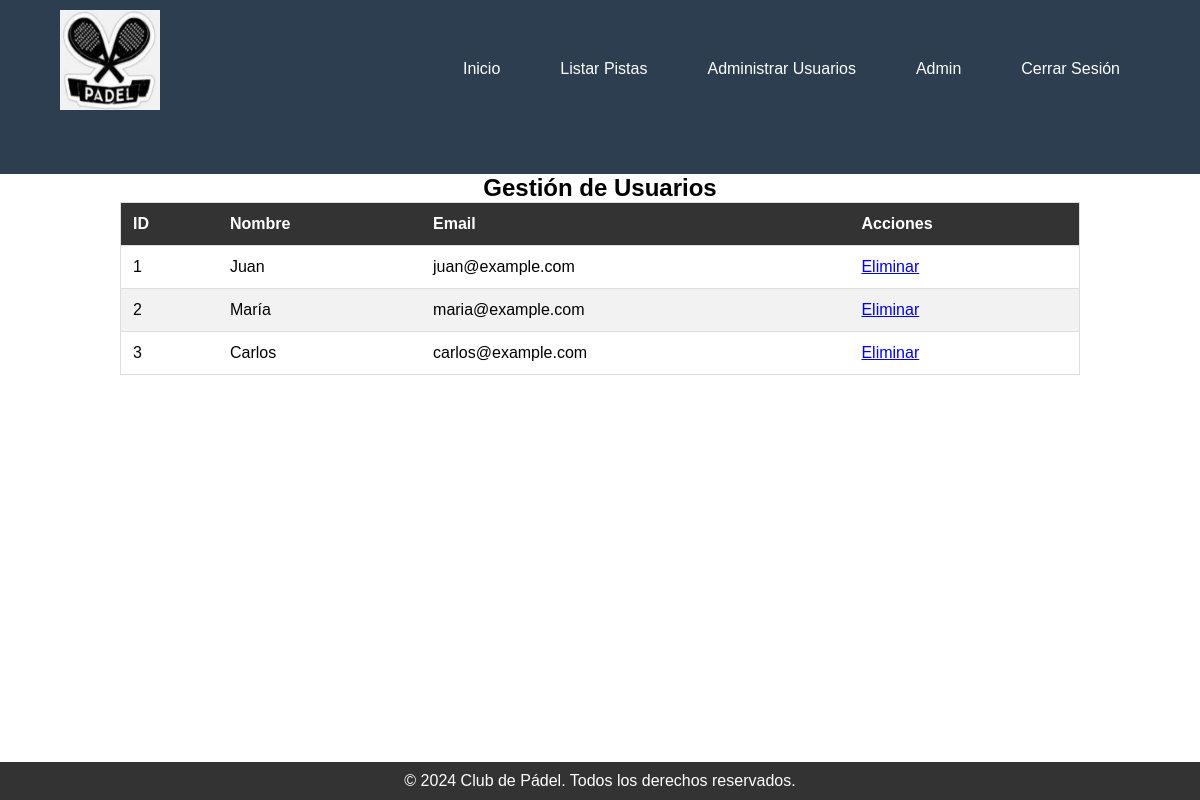
The page /gestionUsuarios.php (signed in) on the database its author committed.
### tables this page shows
CREATE TABLE Usuario (
    id_usuario INT PRIMARY KEY AUTO_INCREMENT,
    nombre VARCHAR(50),
    apellido VARCHAR(50),
    correo VARCHAR(100),
    contrasena VARCHAR(100)
);

### gestionUsuarios.php (the view, shortened to what this page needs)
<?php
include 'config.php';
?>
<!DOCTYPE html>
<html lang="es">
<head>
    <link rel="stylesheet" href="style.css">
</head>
<body>
    <header>
        <div class="container">
            <div class="logo"><img class="logoImagen" src="./img/logo.png" alt="Logo del club"></div>
            <nav>
                <ul>
                    <li><a href="indexAdmin.php">Inicio</a></li>
                    <?php if (isset($_SESSION['loggedin']) && $_SESSION['loggedin'] === true): ?>
                        <li><a href="listarPistas.php">Listar Pistas</a></li>
                        <li><a href="gestionUsuarios.php">Administrar Usuarios</a></li>
                        <li><a href="#"><?php echo htmlspecialchars($_SESSION['nombre']); ?></a></li>
                        <li><a href="logout.php">Cerrar Sesión</a></li>
                    <?php else: ?>
                        <li><a href="iniciarSesion.php">Iniciar Sesión</a></li>
                    <?php endif; ?>
                </ul>
            </nav>
        </div>
    </header>
    <main>
        <section class="container">
            <h1>Gestión de Usuarios</h1>
            <table>
                <thead>
                    <tr>
                        <th>ID</th>
                        <th>Nombre</th>
                        <th>Email</th>
                        <th>Acciones</th>
                    </tr>
                </thead>
                <tbody>
                    <?php
                    $query = "SELECT id_usuario, nombre, correo FROM Usuario";
                    $result = $conn->query($query);
                    if ($result) {
                        if ($result->num_rows > 0) {
                            while ($row = $result->fetch_assoc()) {
                                echo "<tr>";
                                echo "<td>" . htmlspecialchars($row['id_usuario']) . "</td>";
                                echo "<td>" . htmlspecialchars($row['nombre']) . "</td>";
                                echo "<td>" . htmlspecialchars($row['correo']) . "</td>";
                                echo "<td>";
                                echo '<a href="eliminar.php?id=' . htmlspecialchars($row['id_usuario']) . '" onclick="return confirm(\'¿Estás seguro de que deseas eliminar este usuario?\')">Eliminar</a>';
                                echo "</td>";
                                echo "</tr>";
                            }
                        } else {
                            echo "<tr><td colspan='4'>No hay usuarios registrados</td></tr>";
                        }
                    } else {
                        echo "<p>Error al obtener usuarios: " . htmlspecialchars($conn->error) . "</p>";
                    }
                    ?>
                </tbody>
            </table>
        </section>
    </main>
    <footer>
        <div class="container">
            <p>&copy; 2024 Club de Pádel. Todos los derechos reservados.</p>
        </div>
    </footer>
</body>
</html>

### style.css (style rules this page uses)
* { margin: 0; padding: 0; box-sizing: border-box; }
body, html { height: 100%; }
body { display: flex; flex-direction: column; min-height: 100vh; }
main { flex: 1; }
header, footer { background-color: #333; color: #fff; padding: 10px 0; }
header .container, footer .container { width: 90%; margin: 0 auto; }
nav ul { list-style: none; display: flex; justify-content: space-around; }
nav ul li a { color: #fff; text-decoration: none; padding: 10px 20px; border-radius: 5px; transition: background-color 0.3s; }
.container { width: 90%; margin: 20px auto; }
footer { text-align: center; }
body { font-family: Arial, sans-serif; margin: 0; padding: 0; }
.container { width: 80%; margin: 0 auto; }
header { background-color: #333; color: #fff; padding: 60px 0; position: relative; }
.logo { float: left; margin-top: -50px; }
nav { float: right; }
nav ul { list-style: none; margin: 0; padding: 0; }
nav ul li { display: inline-block; margin-left: 20px; vertical-align: middle; }
nav ul li a { color: #fff; text-decoration: none; }
.logoImagen { width: 100px; height: 100px; }
footer { background-color: #333; color: #fff; text-align: center; padding: 10px 0; }
header { background-color: #2c3e50; color: #fff; padding: 60px 0; position: relative; }
h1 { margin-top: 0; text-align: center; }
table { width: 100%; border-collapse: collapse; border: 1px solid #ddd; }
table th, table td { padding: 12px; text-align: left; border-bottom: 1px solid #ddd; }
table th { background-color: #333; color: #fff; }
table tbody tr:nth-child(even) { background-color: #f2f2f2; }

### rows shown on the page
usuario: id_usuario "1", nombre "Juan", correo "juan@example.com"
usuario: id_usuario "2", nombre "María", correo "maria@example.com"
usuario: id_usuario "3", nombre "Carlos", correo "carlos@example.com"

### other values the page prints
$_SESSION['nombre'] "Admin"
